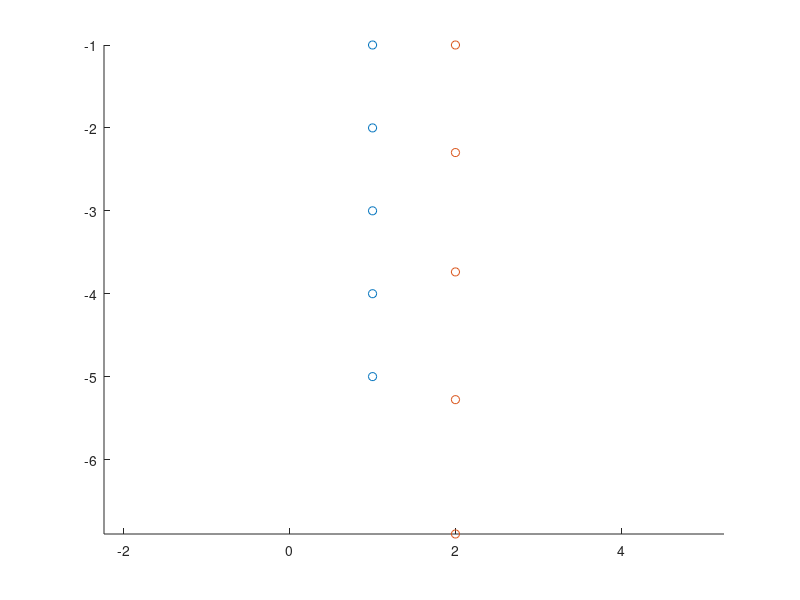

MATLAB code to generate this figure:
clc;
clear all;
close all;

x = [5,4,3,2,1];
fx = x.^1.2;
hold on
axis equal
plot(ones(1,5),-x,'o');
plot(2*ones(1,5),-fx,'o');
hold off

figure
N  = 20;
t = linspace(0,2,N);
x = linspace(-1,1,10);
for i = 1:N
    y = exp((-x.^2)/(4*t(i)))./(4*pi*t(i))^0.5;
    axis equal
    plot(x,y);
    axis([-1.2 1.2 0.2 1])
    title(sprintf('time t=%0.2f',t(i)))
    drawnow
    pause(0.5);
    clf;
end